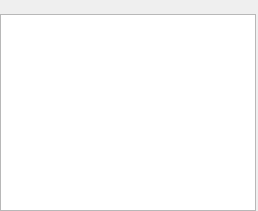
<?xml version="1.0" encoding="UTF-8"?>
<ui version="4.0">
 <class>ComboBoxPopup</class>
 <widget class="QWidget" name="ComboBoxPopup">
  <property name="geometry">
   <rect>
    <x>0</x>
    <y>0</y>
    <width>258</width>
    <height>211</height>
   </rect>
  </property>
  <property name="sizePolicy">
   <sizepolicy hsizetype="Fixed" vsizetype="Fixed">
    <horstretch>0</horstretch>
    <verstretch>0</verstretch>
   </sizepolicy>
  </property>
  <layout class="QVBoxLayout" name="verticalLayout">
   <property name="spacing">
    <number>0</number>
   </property>
   <property name="leftMargin">
    <number>0</number>
   </property>
   <property name="topMargin">
    <number>0</number>
   </property>
   <property name="rightMargin">
    <number>0</number>
   </property>
   <property name="bottomMargin">
    <number>0</number>
   </property>
   <item>
    <widget class="QLabel" name="lblCaption">
     <property name="sizePolicy">
      <sizepolicy hsizetype="Preferred" vsizetype="Fixed">
       <horstretch>0</horstretch>
       <verstretch>0</verstretch>
      </sizepolicy>
     </property>
     <property name="alignment">
      <set>Qt::AlignJustify|Qt::AlignVCenter</set>
     </property>
    </widget>
   </item>
   <item>
    <widget class="ComboBoxListView" name="lvwList">
     <property name="sizePolicy">
      <sizepolicy hsizetype="Fixed" vsizetype="Expanding">
       <horstretch>0</horstretch>
       <verstretch>0</verstretch>
      </sizepolicy>
     </property>
     <property name="verticalScrollBarPolicy">
      <enum>Qt::ScrollBarAlwaysOff</enum>
     </property>
     <property name="editTriggers">
      <set>QAbstractItemView::NoEditTriggers</set>
     </property>
     <property name="showDropIndicator" stdset="0">
      <bool>false</bool>
     </property>
     <property name="defaultDropAction">
      <enum>Qt::IgnoreAction</enum>
     </property>
     <property name="alternatingRowColors">
      <bool>true</bool>
     </property>
     <property name="selectionBehavior">
      <enum>QAbstractItemView::SelectRows</enum>
     </property>
    </widget>
   </item>
  </layout>
 </widget>
 <customwidgets>
  <customwidget>
   <class>ComboBoxListView</class>
   <extends>QListView</extends>
   <header location="global">ComboBoxListView.h</header>
  </customwidget>
 </customwidgets>
 <resources/>
 <connections/>
</ui>
